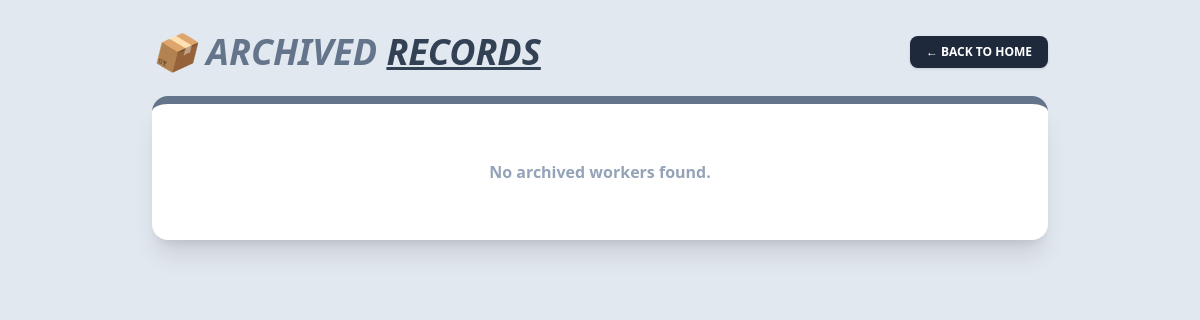
Page /archive on the earlier database version.
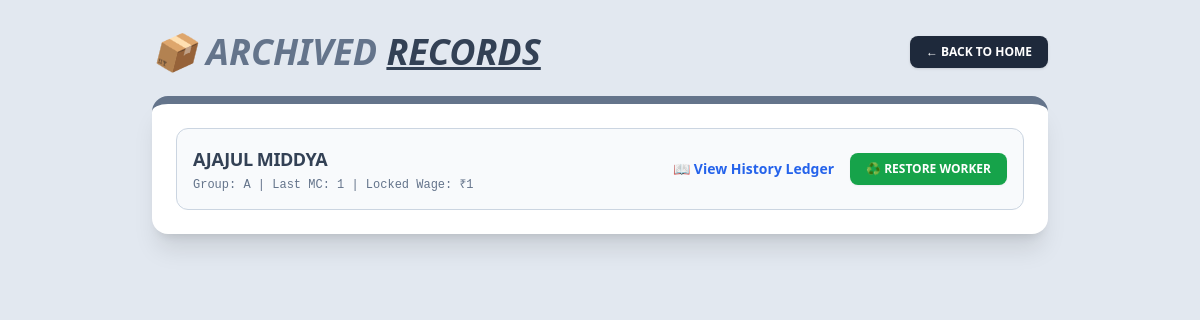
Same page on the later database version.
### models.py (models this page shows)
class Labour(Base):
    __tablename__ = 'labours'
    id = Column(Integer, primary_key=True)
    name = Column(String, unique=True)
    group = Column(String)
    home_mc = Column(String)
    wage_rate = Column(Integer, default=0)
    last_increment_month = Column(String, default="")
    is_active = Column(Integer, default=1) # NEW FEATURE: 1 = Active, 0 = Archived

### app.py (the view)
@app.route('/archive')
def archive():
    s = Session()
    archived_labours = s.query(Labour).filter_by(is_active=0).all()
    s.close()
    return render_template('archive.html', labours=archived_labours)

### templates/archive.html (shortened to what this page needs)
<!DOCTYPE html>
<html lang="en">
<head>
    <script src="https://cdn.tailwindcss.com"></script>
</head>
<body class="bg-slate-200 p-8 font-sans">
    <div class="max-w-4xl mx-auto">
        <div class="flex justify-between items-center mb-6">
            <h1 class="text-4xl font-black text-slate-500 uppercase italic">📦 Archived <span class="text-slate-700 underline">Records</span></h1>
            <a href="/" class="bg-slate-800 text-white px-4 py-2 rounded-lg text-xs font-bold shadow hover:bg-black transition-all uppercase">← Back to Home</a>
        </div>
        <div class="bg-white p-6 rounded-2xl shadow-xl border-t-8 border-slate-500">
            {% if not labours %}
                <p class="text-center text-slate-400 font-bold py-8">No archived workers found.</p>
            {% else %}
                <div class="grid grid-cols-1 gap-4">
                    {% for l in labours %}
                    <div class="bg-slate-50 p-4 rounded-xl border border-slate-300 flex justify-between items-center">
                        <div class="flex flex-col">
                            <h3 class="font-black text-slate-700 uppercase tracking-tight text-lg">{{l.name}}</h3>
                            <span class="text-xs text-slate-500 font-mono mt-1">Group: {{l.group}} | Last MC: {{l.home_mc}} | Locked Wage: ₹{{l.wage_rate}}</span>
                        </div>
                        <div class="flex gap-4 items-center">
                            <a href="/notebook/{{l.id}}" class="text-blue-600 font-bold text-sm hover:underline flex items-center gap-1">
                                📖 View History Ledger
                            </a>
                            <button onclick="requestRestore('{{l.id}}', '{{l.name}}')" class="bg-green-600 hover:bg-green-700 text-white px-4 py-2 rounded-lg font-bold text-xs uppercase shadow-sm transition-colors">
                                ♻️ Restore Worker
                            </button>
                        </div>
                    </div>
                    {% endfor %}
                </div>
            {% endif %}
        </div>
    </div>
</body>
</html>

Differences in the rows shown:
added Labour: name "AJAJUL MIDDYA", group "A", home_mc "1", wage_rate "1"
Other differences:
text no longer shown: "No archived workers found."
